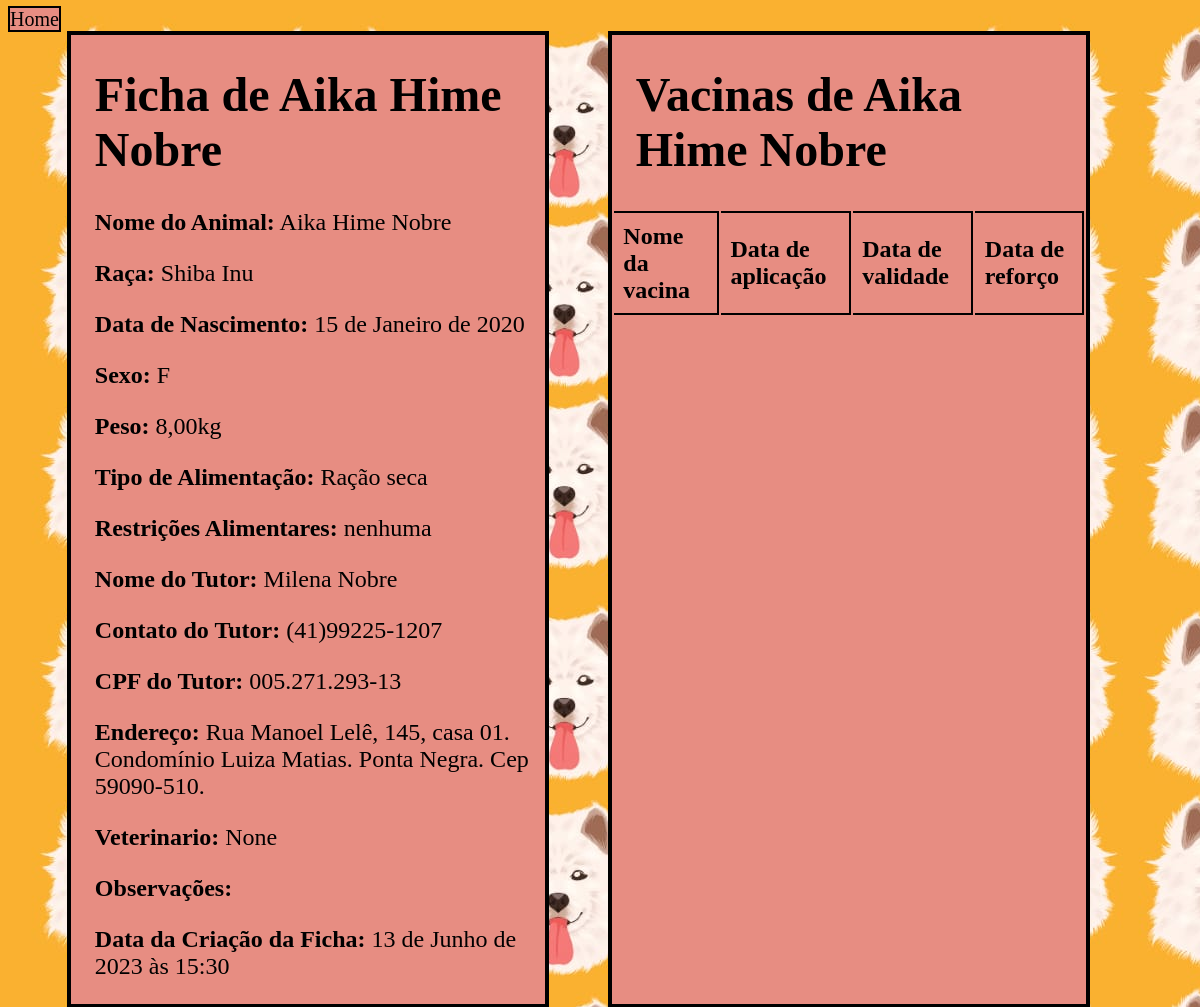
The page /mostrar_ficha/Aika Hime Nobre (signed in) on the database as committed earlier.
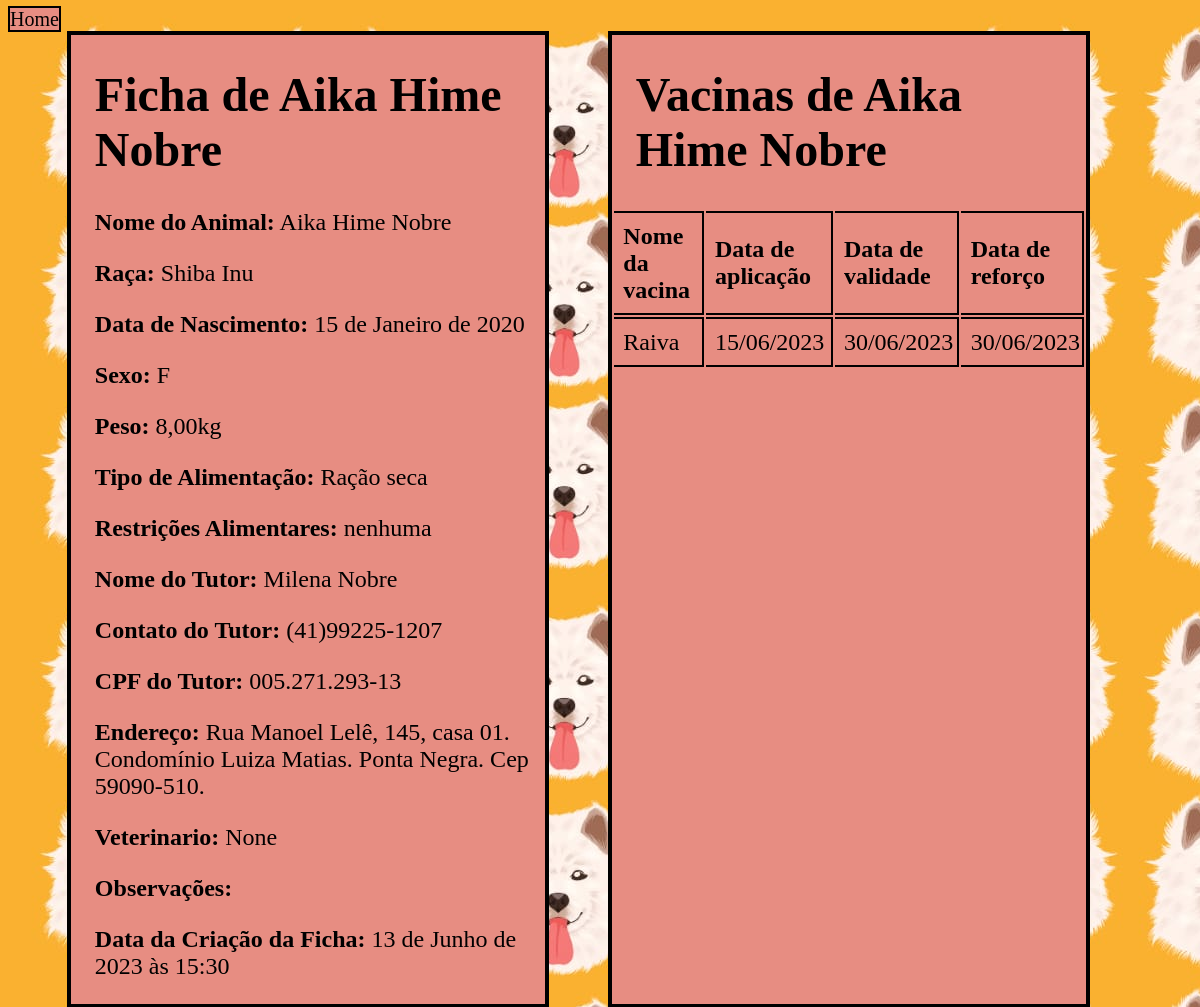
The same page on the database as committed later.
### ficha/models.py (models this page shows, shortened)
class VacinaAnimal(models.Model):
    pet = models.ForeignKey(FichaDog, on_delete=models.CASCADE)
    vacina = models.ForeignKey(Vacina, on_delete=models.CASCADE)
    data_administracao = models.DateField()
    class Meta:
            db_table = 'Vacina_Animal'

class Vacina(models.Model):
    nome = models.CharField(max_length=100)
    validade = models.DateField()
    data_reforco = models.DateField()
    class Meta:
            db_table = 'Vacina'

### ficha/views.py (the view)
# urls.py: path('mostrar_ficha/<str:nome>', views.mostrar_ficha, name='mostrar_ficha'),
@login_required(login_url="/auth/login/")
def mostrar_ficha(request, nome):
    try:
        animal = FichaDog.objects.get(nome=nome)
        vacina = VacinaAnimal.objects.filter(pet=nome).all()
    except FichaDog.DoesNotExist:
        return HttpResponse("Animal não encontrado")
    else:
        return render(request, 'mostrar_ficha.html', {'animal': animal, 'vacina':vacina})

### ficha/templates/mostrar_ficha.html (shortened to what this page needs)
<!DOCTYPE html>
<html>
<head>
    {% load static %}
</head>
<body>
    <a class="home" href="{% url 'home' %}">Home</a>
<div class="corpo">
    <div class='form'>
        <h1>Ficha de {{animal.nome}}</h1>
        <p><strong>Nome do Animal:</strong> {{ animal.nome }}</p>
        <p><strong>Raça:</strong> {{ animal.raca }}</p>
        <p><strong>Data de Nascimento:</strong> {{ animal.data_de_nascimento }}</p>
        <p><strong>Sexo:</strong> {{ animal.sexo }}</p>
        <p><strong>Peso:</strong> {{ animal.peso }}kg</p>
        <p><strong>Tipo de Alimentação:</strong> {{ animal.tipo_alimentacao }}</p>
        <p><strong>Restrições Alimentares:</strong> {{ animal.restricoes_alimentares }}</p>
        <p><strong>Nome do Tutor:</strong> {{ animal.nome_tutor }}</p>
        <p><strong>Contato do Tutor:</strong> {{ animal.contato_tutor }}</p>
        <p><strong>CPF do Tutor:</strong> {{ animal.cpf_tutor }}</p>
        <p><strong>Endereço:</strong> {{ animal.endereco }}</p>
        <p><strong>Veterinario:</strong> {{ animal.veterinario }}</p>
        <p><strong>Observações:</strong> {{ animal.observacoes }}</p>
        <p><strong>Data da Criação da Ficha:</strong> {{ animal.data }}</p>
    </div>
    <div class='form'>
        <table class="table">
            <h1>Vacinas de {{animal.nome}} </h1>
            <thead>
            <tr>
                <th>Nome da vacina</th>
                <th>Data de aplicação</th>
                <th>Data de validade</th>
                <th>Data de reforço</th>
            </tr>
            </thead>
            {% for ani in vacina %}
            <tbody>
                <tr>
                    <td>{{ ani.vacina.nome }}</td>
                    <td>{{ ani.data_administracao |date:"d/m/Y"}}</td>
                    <td>{{ ani.vacina.validade |date:"d/m/Y"}}</td>
                    <td>{{ ani.vacina.data_reforco |date:"d/m/Y"}}</td>
                </tr>
            </tbody>
            {% endfor %}
        </table>
    </div>
</div>
</body>
</html>

Rows that differ between the two databases and show on the page:
added VacinaAnimal: vacina.nome "Raiva", data_administracao "15/06/2023", vacina.validade "30/06/2023", vacina.data_reforco "30/06/2023"
